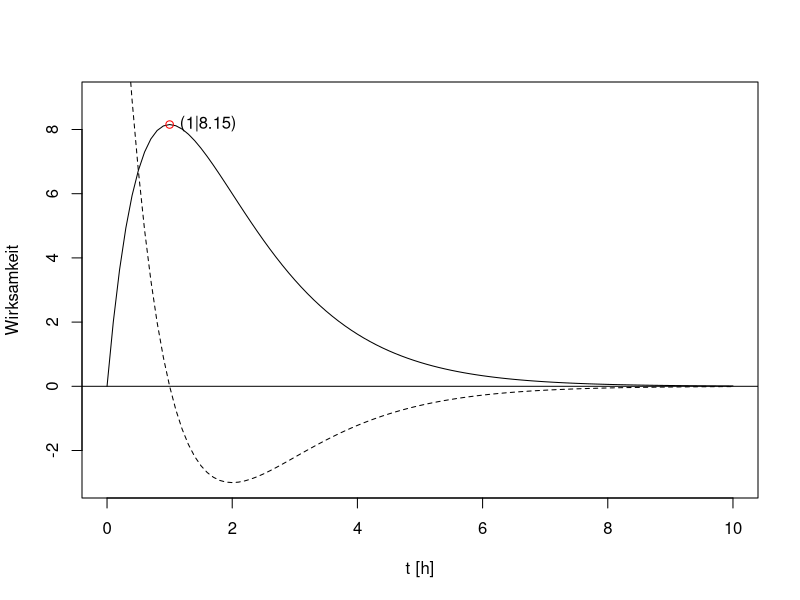
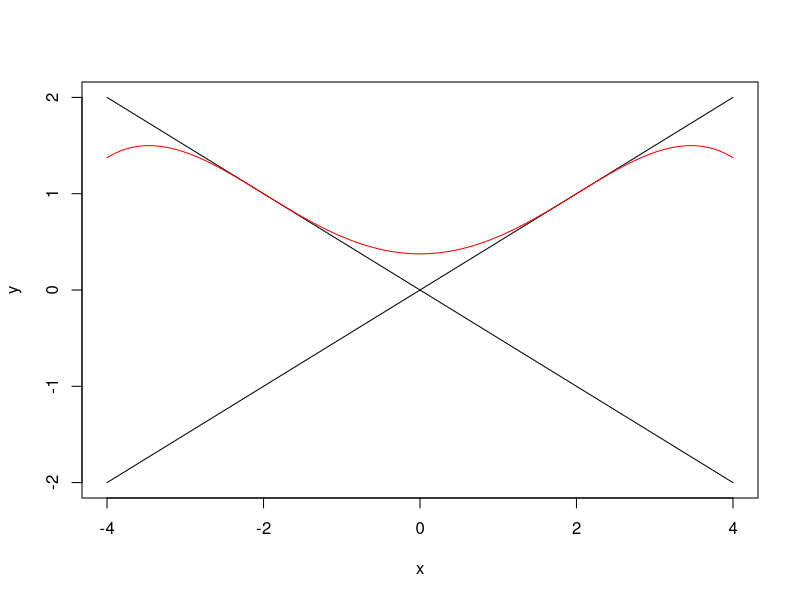
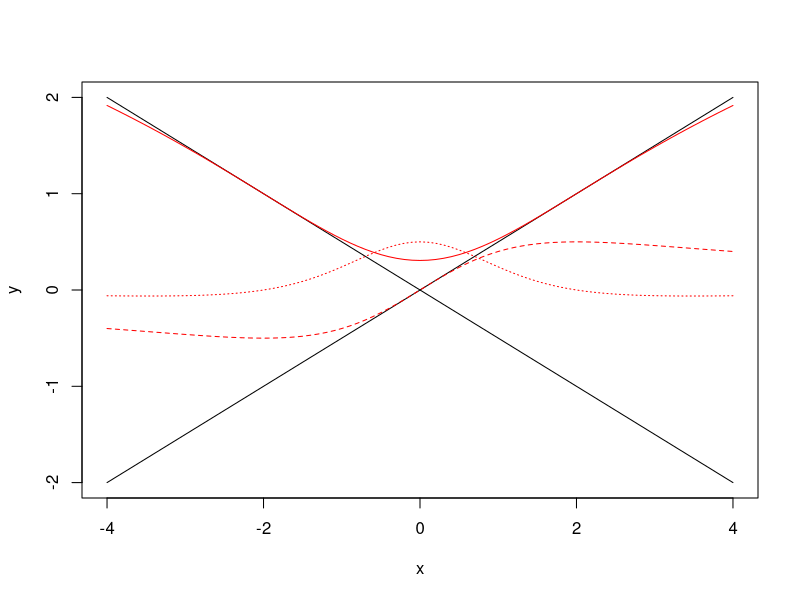
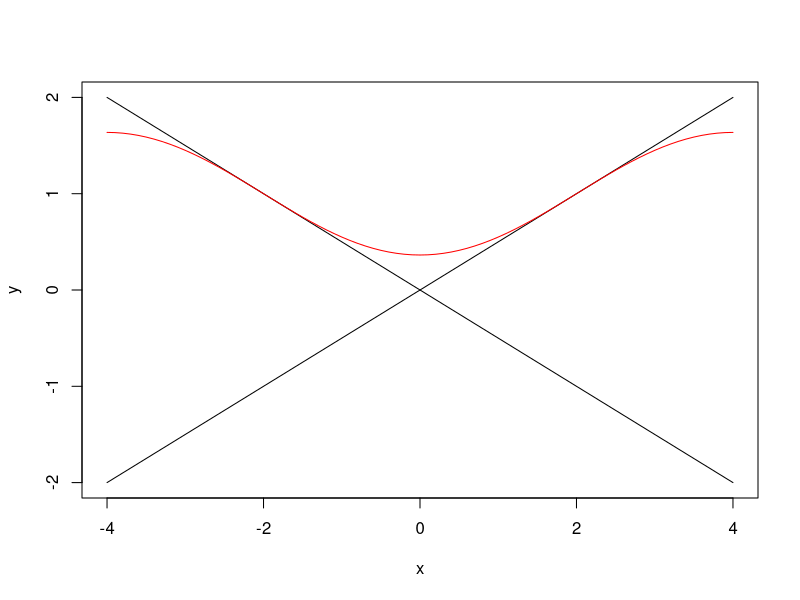

Recreate these plots in R, in order.
## ---- chunk 1
knitr::opts_chunk$set(echo = TRUE)
## ---- chunk 2
wh <- function(t){3*t*exp(2-t)}
x <- seq(0,10,0.1)
plot(x=x, y=wh(x), ylab= "Wirksamkeit", xlab="t [h]", type = "l", ylim = c(-3, 9))
points(x = 1, y = wh(1), col = "red")
text(x = 1, y = wh(1), labels = paste0("(1|", round(wh(1),2),")"), pos = 4)
dwh <- function(t){(3-3*t)*exp(2-t)}
lines(x = x, y = dwh(x), lty = 2)
abline(h = 0)
## ---- chunk 3
x <- seq(-4,4,0.1)
g1 <- function(x){(1/2)*x}
g2 <- function(x){-(1/2)*x}
f <- function(x){-(1/128)*x^4+(3/16)*x^2+(3/8)}
plot(x = x, y = g1(x), type = 'l', ylab = "y")
lines(x = x, y = g2(x))
lines(x = x, y = f(x), col = "red")
## ---- chunk 4
x <- seq(-4,4,0.1)
g1 <- function(x){(1/2)*x}
g2 <- function(x){-(1/2)*x}
f <- function(x){1+log((1/8)*x^2+0.5)}
df <- function(x){(2*x)/(x^2+4)}
ddf <- function(x){(-2*x^2+8)/(x^2+4)^2}
plot(x = x, y = g1(x), type = 'l', ylab = "y")
lines(x = x, y = g2(x))
lines(x = x, y = f(x), col = "red")
lines(x = x, y = df(x), col = "red", lty = 2)
lines(x = x, y = ddf(x), col = "red", lty = 3)
## ---- chunk 5
x <- seq(-4,4,0.1)
g1 <- function(x){(1/2)*x}
g2 <- function(x){-(1/2)*x}
f <- function(x){1 - (2/pi) * cos((pi/4)*x)}
plot(x = x, y = g1(x), type = 'l', ylab = "y")
lines(x = x, y = g2(x))
lines(x = x, y = f(x), col = "red")

